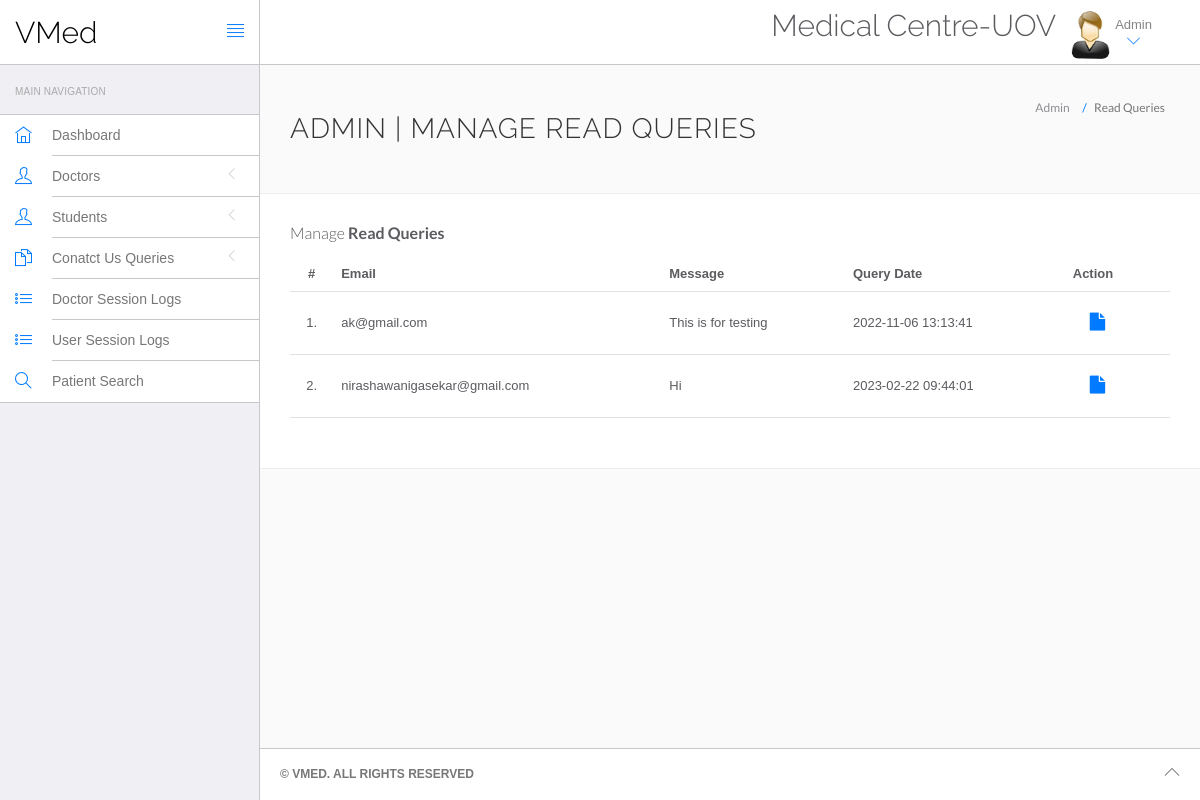
/VMed/vmed/admin/read-query.php (signed in), run on the app's committed database.
### tables this page shows
CREATE TABLE `tblcontactus` (
  `id` int(11) NOT NULL,
  `email` varchar(255) DEFAULT NULL,
  `message` mediumtext DEFAULT NULL,
  `PostingDate` timestamp NULL DEFAULT current_timestamp(),
  `AdminRemark` mediumtext DEFAULT NULL,
  `LastupdationDate` timestamp NULL DEFAULT NULL ON UPDATE current_timestamp(),
  `IsRead` int(11) DEFAULT NULL
);

### VMed/vmed/admin/read-query.php (the view, shortened to what this page needs)
<?php
include('include/config.php');
if(strlen($_SESSION['id']==0)) {
 header('location:logout.php');
  } else{
?>
<!DOCTYPE html>
<html lang="en">
	<head>
		<link rel="stylesheet" href="vendor/bootstrap/css/bootstrap.min.css">
		<link rel="stylesheet" href="vendor/fontawesome/css/font-awesome.min.css">
		<link rel="stylesheet" href="vendor/themify-icons/themify-icons.min.css">
		<link href="vendor/animate.css/animate.min.css" rel="stylesheet" media="screen">
		<link href="vendor/perfect-scrollbar/perfect-scrollbar.min.css" rel="stylesheet" media="screen">
		<link href="vendor/switchery/switchery.min.css" rel="stylesheet" media="screen">
		<link href="vendor/bootstrap-touchspin/jquery.bootstrap-touchspin.min.css" rel="stylesheet" media="screen">
		<link href="vendor/select2/select2.min.css" rel="stylesheet" media="screen">
		<link href="vendor/bootstrap-datepicker/bootstrap-datepicker3.standalone.min.css" rel="stylesheet" media="screen">
		<link href="vendor/bootstrap-timepicker/bootstrap-timepicker.min.css" rel="stylesheet" media="screen">
		<link rel="stylesheet" href="assets/css/styles.css">
		<link rel="stylesheet" href="assets/css/plugins.css">
		<link rel="stylesheet" href="assets/css/themes/theme-1.css" id="skin_color" />
	</head>
	<body>
		<div id="app">
			<?php include('include/sidebar.php');?>
			<div class="app-content">
				<?php include('include/header.php');?>
				<div class="main-content" >
					<div class="wrap-content container" id="container">
						<section id="page-title">
							<div class="row">
								<div class="col-sm-8">
									<h1 class="mainTitle">Admin | Manage Read Queries</h1>
																	</div>
								<ol class="breadcrumb">
									<li>
										<span>Admin</span>
									</li>
									<li class="active">
										<span>Read Queries</span>
									</li>
								</ol>
							</div>
						</section>
						<div class="container-fluid container-fullw bg-white">
							<div class="row">
								<div class="col-md-12">
									<h5 class="over-title margin-bottom-15">Manage <span class="text-bold">Read Queries</span></h5>
									<table class="table table-hover" id="sample-table-1">
										<thead>
											<tr>
												<th class="center">#</th>
												<th class="hidden-xs">Email</th>
												<th>Message </th>
												<th>Query Date</th>
												<th>Action</th>
											</tr>
										</thead>
										<tbody>
											<?php
											$sql=mysqli_query($con,"select * from tblcontactus where IsRead is not null");
											$cnt=1;
											while($row=mysqli_fetch_array($sql))
											{
											?>
											<tr>
												<td class="center"><?php echo $cnt;?>.</td>
												<td><?php echo $row['email'];?></td>
												<td><?php echo $row['message'];?></td>
												<td><?php echo $row['PostingDate'];?></td>
												<td >
													<div class="visible-md visible-lg hidden-sm hidden-xs">
														<a href="query-details.php?id=<?php echo $row['id'];?>" class="btn btn-transparent btn-lg" title="View Details"><i class="fa fa-file"></i></a>
													</div>
												</td>
											</tr>
											<?php
												$cnt=$cnt+1;
											 }?>
										</tbody>
									</table>
								</div>
							</div>
						</div>
					</div>
				</div>
			</div>
			<?php include('include/footer.php');?>
		</div>
	</body>
</html>
<?php } ?>

### VMed/vmed/admin/assets/css/themes/theme-1.css (style rules this page uses)
body { background: #FAFAFA; }

### data on the page
tblcontactus: email "ak@gmail.com", message "This is for testing", PostingDate "2022-11-06 13:13:41"
tblcontactus: email "nirashawanigasekar@gmail.com", message "Hi", PostingDate "2023-02-22 09:44:01"
